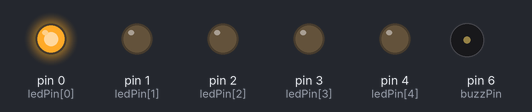
A sketch run on a simulated Arduino Uno, built with avr-gcc and run on an emulated ATmega328P. Shown: output pins drawn as LEDs (lit = HIGH), buzzer (waves = sounding, pin HIGH).

Above: at 0.1 s.
At 0.5 s:
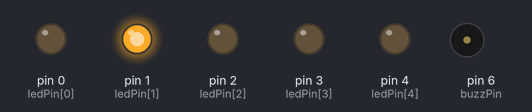
At 0.9 s:
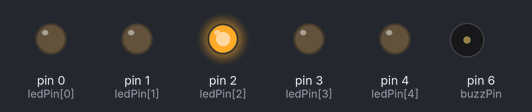
At 1.3 s:
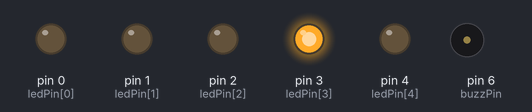
At 1.7 s:
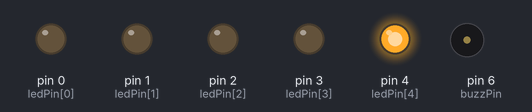
At 2.1 s:
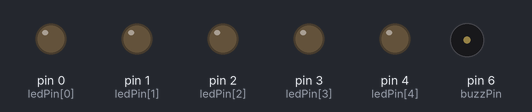
Timing chart, 0 to 3.6 s (numbered marks = the images above):
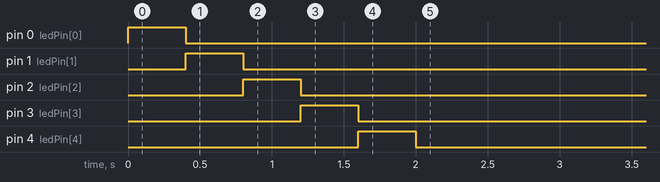

The sketch:

PentLightSoundShow.ino
```cpp
const int pentPin = A0;
const int buzzPin = 6;
int ledPin[] = {0, 1, 2, 3, 4};

int pentValue = 0;


void setup()
{
  pinMode(buzzPin, OUTPUT);
  pinMode(pentPin, INPUT);
  pinMode(ledPin[0], OUTPUT);
  pinMode(ledPin[1], OUTPUT);
  pinMode(ledPin[2], OUTPUT);
  pinMode(ledPin[3], OUTPUT);
  pinMode(ledPin[4], OUTPUT);

  digitalWrite(ledPin[0], HIGH);
  delay(400);
  digitalWrite(ledPin[0], LOW);
  digitalWrite(ledPin[1], HIGH);
  delay(400);
  digitalWrite(ledPin[1], LOW);
  digitalWrite(ledPin[2], HIGH);
  delay(400);
  digitalWrite(ledPin[2], LOW);
  digitalWrite(ledPin[3], HIGH);
  delay(400);
  digitalWrite(ledPin[3], LOW);
  digitalWrite(ledPin[4], HIGH);
  delay(400);
  digitalWrite(ledPin[4], LOW);
}

void loop()
{


}
```
